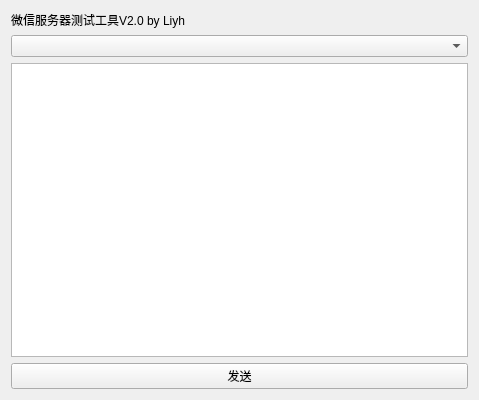
<?xml version="1.0" encoding="UTF-8"?>
<ui version="4.0">
 <class>Widget</class>
 <widget class="QWidget" name="Widget">
  <property name="geometry">
   <rect>
    <x>0</x>
    <y>0</y>
    <width>479</width>
    <height>400</height>
   </rect>
  </property>
  <property name="windowTitle">
   <string>Widget</string>
  </property>
  <layout class="QGridLayout" name="gridLayout">
   <item row="0" column="0">
    <widget class="QLabel" name="label">
     <property name="text">
      <string>微信服务器测试工具V2.0 by Liyh</string>
     </property>
    </widget>
   </item>
   <item row="1" column="0">
    <widget class="QComboBox" name="comboBox"/>
   </item>
   <item row="2" column="0">
    <widget class="QTextEdit" name="textEdit"/>
   </item>
   <item row="3" column="0">
    <widget class="QPushButton" name="pushButton">
     <property name="text">
      <string>发送</string>
     </property>
    </widget>
   </item>
  </layout>
 </widget>
 <layoutdefault spacing="6" margin="11"/>
 <resources/>
 <connections/>
</ui>
